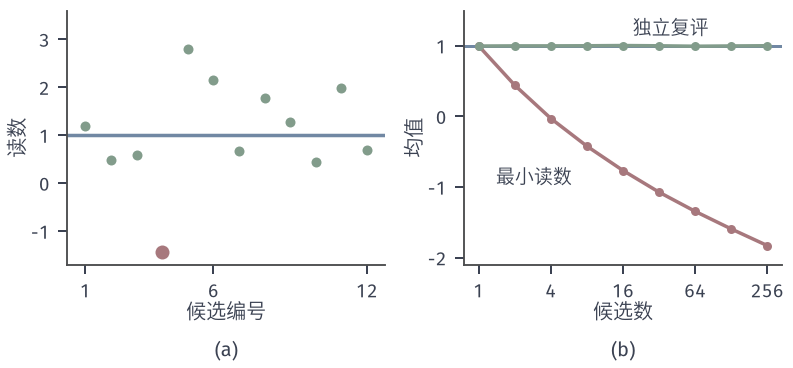

This chart was generated by the following Python code:
from pathlib import Path
import sys
ROOT = next(p for p in Path(__file__).resolve().parents if (p/'build.sh').is_file() and (p/'tex/book.tex').is_file())
sys.path.insert(0, str(ROOT/'figures/00-shared/mathematical-preliminaries-upper/00-shared/comprehension-figures'))
from support import figure, save, BLUE, GREEN, YELLOW, RED, PURPLE, INK, MUTED, GRID, BLUE_FILL, GREEN_FILL, YELLOW_FILL, RED_FILL, PURPLE_FILL
import numpy as np
HERE = Path(__file__).resolve().parent
STROKE = '#4C4D4F'
def panels(w,h,n,left=.07,right=.99,top=.97,bottom=.22,wspace=.25,rows=1,**k):
    fig=figure(width_mm=w,height_mm=h)[0]; fig.clf(); fig.set_layout_engine(None)
    A=[fig.add_subplot(rows,n,i+1,**k) for i in range(n*rows)]
    fig.subplots_adjust(left=left,right=right,top=top,bottom=bottom,wspace=wspace)
    return fig,A
def tag(fig,ax,s,y):
    p=ax.get_position(); fig.text((p.x0+p.x1)/2,y,s,ha='center',va='bottom')
H2=np.array([1.,9.]); X0=np.array([9.,1.])
def f2(x): return .5*(H2*np.asarray(x,float)**2).sum(-1)
def g2(x): return H2*np.asarray(x,float)
def sphere(rng,k,n=2):
    u=rng.standard_normal((k,n)); return u/np.linalg.norm(u,axis=1,keepdims=True)
# 选择偏差：K 个候选的真实值都为 1，读数噪声标准差 1。(a) K=12 的一次读数，(b) 最小读数与独立复评的均值随 K 变化（1e5 次）。
fig,A=panels(112,52,2,left=.085,right=.985,bottom=.28,wspace=.25)
rng=np.random.default_rng(2); y=1+rng.standard_normal(12); k=y.argmin(); a=A[0]
a.axhline(1,color=BLUE,lw=1.4); a.plot(range(1,13),y,'o',color=GREEN,ms=4,mew=0,zorder=4)
a.plot([k+1],[y[k]],'o',color=RED,ms=5.6,mew=0,zorder=5)
a.set_xlim(.3,12.7); a.set_ylim(-1.7,3.6); a.set_xticks([1,6,12]); a.set_yticks([-1,0,1,2,3]); a.set_xlabel('候选编号',labelpad=0); a.set_ylabel('读数',labelpad=1)
K=[1,2,4,8,16,32,64,128,256]; M=[];R=[]
for m in K:
    Z=rng.standard_normal((100000,m)); M.append(1+Z.min(1).mean()); R.append(1+rng.standard_normal(100000).mean())
b=A[1]; b.semilogx(K,M,'-o',color=RED,lw=1.4,ms=3.6,mew=0); b.semilogx(K,R,'-o',color=GREEN,lw=1.4,ms=3.6,mew=0); b.axhline(1,color=BLUE,lw=1.2,zorder=1)
b.set_xticks([1,4,16,64,256]); b.set_xticklabels(['1','4','16','64','256']); b.minorticks_off(); b.set_ylim(-2.1,1.5); b.set_yticks([-2,-1,0,1]); b.set_xlabel('候选数',labelpad=0); b.set_ylabel('均值',labelpad=1)
b.text(6,-.95,'最小读数',fontsize=7.5,color=INK,ha='right'); b.text(40,1.16,'独立复评',fontsize=7.5,color=INK,ha='center')
tag(fig,A[0],'(a)',.02); tag(fig,A[1],'(b)',.02)
save(fig,HERE,'figure',{'seed':2,'min_of':dict(zip(map(str,K),M))})
